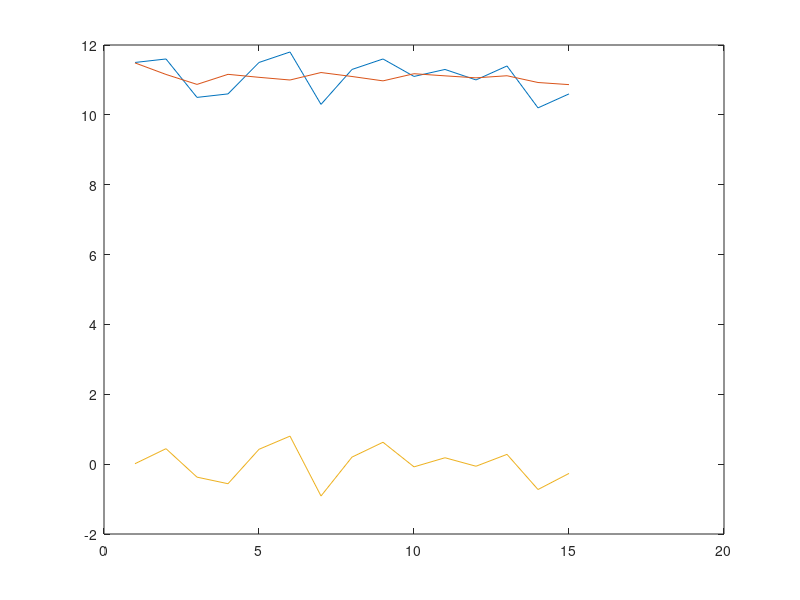

MATLAB code for this plot:
%pz=csvread('C:\Users\T\Desktop\Apple_data_2_1.csv',2,1);%csvread只能读取纯数据
clear;
pz=load('Apple_DATA.txt');
%pz(:,4)=pz(:,4)-9;
mu=mean(pz);sig=std(pz); %求均值和标准差
rr=corrcoef(pz); %求相关系数矩阵
data=zscore(pz); %数据标准化,变量记做 X*和 Y*
n=3;m=1; %n 是自变量的个数,m 是因变量的个数
x0=pz(:,1:n);y0=pz(:,end); %原始的自变量和因变量数据
e0=data(:,1:n);f0=data(:,end); %标准化后的自变量和因变量数据

num=size(e0,1);%求样本点的个数
chg=eye(n); %w 到 w*变换矩阵的初始化
for i=1:n
%以下计算 w，w*和 t 的得分向量，
matrix=e0'*f0*f0'*e0;
[vec,val]=eig(matrix); %求特征值和特征向量
val=diag(val); %提出对角线元素，即提出特征值
[val,ind]=sort(val,'descend');
w(:,i)=vec(:,ind(1)); %提出最大特征值对应的特征向量
w_star(:,i)=chg*w(:,i); %计算 w*的取值
t(:,i)=e0*w(:,i); %计算成分 ti 的得分
alpha=e0'*t(:,i)/(t(:,i)'*t(:,i)); %计算 alpha_i
chg=chg*(eye(n)-w(:,i)*alpha'); %计算 w 到 w*的变换矩阵
e=e0-t(:,i)*alpha'; %计算残差矩阵
e0=e;
%以下计算 ss(i)的值
beta=t\f0; %求回归方程的系数，数据标准化，没有常数项
cancha=f0-t*beta; %求残差矩阵
ss(i)=sum(sum(cancha.^2)); %求误差平方和
%以下计算 press(i)
for j=1:num
t1=t(:,1:i);f1=f0;
she_t=t1(j,:);she_f=f1(j,:); %把舍去的第 j 个样本点保存起来
t1(j,:)=[];f1(j,:)=[]; %删除第 j 个观测值
beta1=[t1,ones(num-1,1)]\f1; %求回归分析的系数,这里带有常数项
cancha=she_f-she_t*beta1(1:end-1,:)-beta1(end,:); %求残差向量
press_i(j)=sum(cancha.^2); %求误差平方和
end
press(i)=sum(press_i);
Q_h2(1)=1;
if i>1, Q_h2(i)=1-press(i)/ss(i-1); end
if Q_h2(i)<0.0975
fprintf('提出的成分个数 r=%d',i); break
end
end
beta_z=t\f0; %求 Y*关于 t 的回归系数
xishu=w_star*beta_z; %求 Y*关于 X*的回归系数，每一列是一个回归方程
mu_x=mu(1:n);mu_y=mu(end); %提出自变量和因变量的均值
sig_x=sig(1:n);sig_y=sig(end); %提出自变量和因变量的标准差
ch0=mu_y-(mu_x./sig_x*xishu).*sig_y; %计算原始数据回归方程的常数项
for i=1:m
xish(:,i)=xishu(:,i)./sig_x'*sig_y(i); %计算原始数据回归方程的系数
end
sol=[ch0;xish] %显示回归方程的系数，每一列是一个方程，每一列的第一个数是常数项
% save mydata x0 y0 num xishu ch0 xish


%画图显示预测值、标准值和他们之间的差
[rows,~]=size(pz);
pz_b=ones(rows,1);
pz_1=[pz_b,pz(:,1:n)];
predict=pz_1*sol;
R2=1-sum((pz(:,end)-predict).^2)/sum(pz(:,end).^2);
%R2=1-sum((pz(:,4)-12).^2)/sum(pz(:,4).^2);
plot(pz(:,end));
hold on;
plot(predict);
hold on;
plot(pz(:,end)-predict);
fprintf('R2=%.3f\n',R2);
fprintf('max_difference=%.3f\n',max(abs(pz(:,end)-predict)));
fprintf('min_difference=%.3f\n',min(abs(pz(:,end)-predict)));
